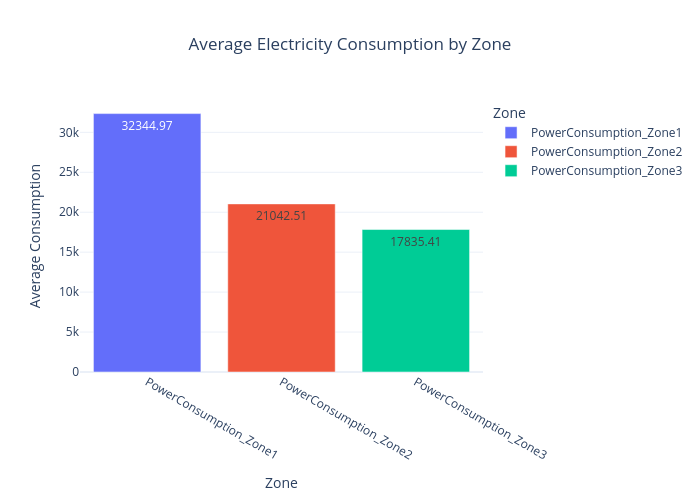

Notebook cell for this chart:
### Markdown cell above
Zone 1 recorded the highest average electricity consumption, while Zone 3 recorded the lowest average consumption.

### Code cell
zone_avg_df = zone_avg.reset_index()
zone_avg_df.columns = ['Zone', 'Average Consumption']

fig = px.bar(
    zone_avg_df,
    x='Zone',
    y='Average Consumption',
    color='Zone',
    title='Average Electricity Consumption by Zone',
    text_auto='.2f'
)

fig.update_layout(
    template='plotly_white',
    width=700,
    height=500,
    title_x=0.5
)


fig.show()

### Figure 1 — Plotly figure (JSON) as saved in the notebook; plotly's stock layout.template omitted (floating-point values rounded to 4 significant figures)
{"data": [{"hovertemplate": "Zone=%{x}<br>Average Consumption=%{y}<extra></extra>", "legendgroup": "PowerConsumption_Zone1", "marker": {"color": "#636efa", "pattern": {"shape": ""}}, "name": "PowerConsumption_Zone1", "orientation": "v", "showlegend": true, "textposition": "auto", "texttemplate": "%{y:.2f}", "type": "bar", "x": ["PowerConsumption_Zone1"], "xaxis": "x", "y": [32340.0], "yaxis": "y"}, {"hovertemplate": "Zone=%{x}<br>Average Consumption=%{y}<extra></extra>", "legendgroup": "PowerConsumption_Zone2", "marker": {"color": "#EF553B", "pattern": {"shape": ""}}, "name": "PowerConsumption_Zone2", "orientation": "v", "showlegend": true, "textposition": "auto", "texttemplate": "%{y:.2f}", "type": "bar", "x": ["PowerConsumption_Zone2"], "xaxis": "x", "y": [21040.0], "yaxis": "y"}, {"hovertemplate": "Zone=%{x}<br>Average Consumption=%{y}<extra></extra>", "legendgroup": "PowerConsumption_Zone3", "marker": {"color": "#00cc96", "pattern": {"shape": ""}}, "name": "PowerConsumption_Zone3", "orientation": "v", "showlegend": true, "textposition": "auto", "texttemplate": "%{y:.2f}", "type": "bar", "x": ["PowerConsumption_Zone3"], "xaxis": "x", "y": [17840.0], "yaxis": "y"}], "layout": {"barmode": "relative", "height": 500, "legend": {"title": {"text": "Zone"}, "tracegroupgap": 0}, "title": {"text": "Average Electricity Consumption by Zone", "x": 0.5}, "width": 700, "xaxis": {"anchor": "y", "categoryarray": ["PowerConsumption_Zone1", "PowerConsumption_Zone2", "PowerConsumption_Zone3"], "categoryorder": "array", "domain": [0, 1], "title": {"text": "Zone"}}, "yaxis": {"anchor": "x", "domain": [0, 1], "title": {"text": "Average Consumption"}}}}
